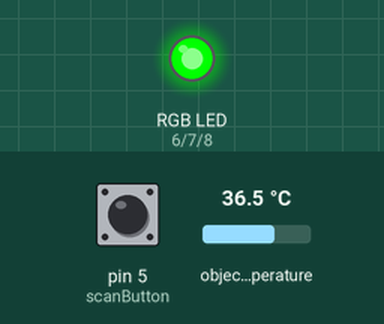
Bench run of a sketch on a simulated Arduino Uno, built with avr-gcc and run on an emulated ATmega328P. Parts: an RGB LED mixed from three pins (HIGH = lit). Wiring (inferred from the names in the program): MLX90614 thermometer at I2C address 0x5A. The inputs (shaded band) are chosen by the test bench; at power-on: pin 5 (scanButton) LOW, object temperature 36.5 °C. Random numbers use the default seed unless the sketch sets one; pins used as bus, display or sensor lines are not drawn; what the sketch prints to the serial monitor is not drawn.

Above: at 1.2 s.
1.3 s: pin 5 (scanButton) pulled HIGH for 3.2 s
At 1.8 s:
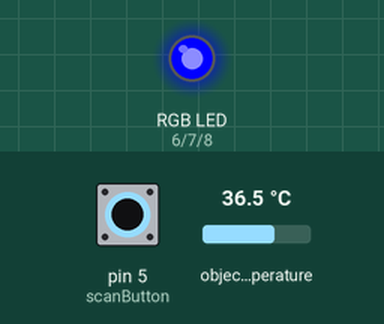
13.3 s: pin 5 (scanButton) pulled HIGH for 0.15 s
At 16.0 s:
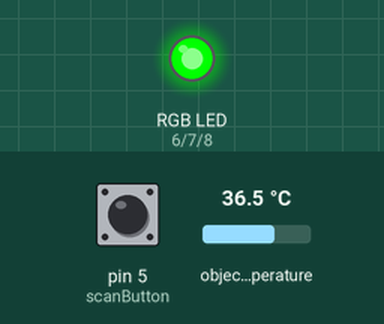
Timing chart, 0 to 17.3 s (numbered marks = the images above; inputs shaded):
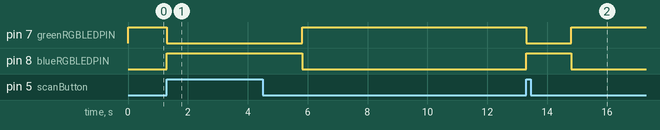

The sketch:

HSUFirmware.ino
```cpp
#include <EEPROM.h>
#include <i2cmaster.h>
#include <SoftwareSerial.h>

SoftwareSerial btConnection = SoftwareSerial(3, 4);
boolean bUseLocalSerial = false;
int scanButton = 5;
int btPowerPIN = 13;
int redRGBLEDPIN = 6;
int greenRGBLEDPIN = 7;
int blueRGBLEDPIN = 8;

void setup()
{
  Serial.begin(38400);

  if (EEPROM.read(0) == 1)
  {
    bUseLocalSerial = false;
  }
  else if (EEPROM.read(0) == 0)
  {
    bUseLocalSerial = true;
  }

  pinMode(btPowerPIN, OUTPUT);
  pinMode(scanButton, INPUT);

  if (bUseLocalSerial)
  {
    Serial.println("RDY BT OFF");
    analogWrite(btPowerPIN, 0);
  }
  else
  {
    Serial.println("RDY BT ON");
    analogWrite(btPowerPIN, 255);
    btConnection.begin(38400);
    btConnection.println("RDY BT ON");
  }

  i2c_init(); //Initialise the i2c bus for temp readings
  PORTC = (1 << PORTC4) | (1 << PORTC5);//enable pullups

  setRGBColor(0, 255, 0);
}

void loop()
{
  byte bCommand;

  if (digitalRead(scanButton))
  {
    if (bUseLocalSerial)
    {
      Serial.println("SCN");
      getSensorData();
    }
    else
    {
      btConnection.println("SCN");
      getSensorData();
    }
  }

  if (btConnection.available())
  {
    bCommand = btConnection.read();

    switch (bCommand)
    {
      case 0xA1:
        //Ident Command
        btConnection.println("Medical TriCorder HSU v1.0");
        break;
      case 0xA2:
        //Change PIN Command
        break;
      default:
        break;
    }
  }
}

void getSensorData()
{
  setRGBColor(0, 0, 255);
  delay(1500);
  char buffer[10];
  //THIS IS SIMULATED
  int iBPM = random(72, 85);
  //THIS IS SIMULATED
  int SpO2 = random(90, 100);
  String Temp;
  String sReturn;

  Temp = dtostrf(getTemp(false), 5, 2, buffer);

  sReturn = "ACK," + (String)iBPM + "," + (String)SpO2 + "," + Temp;

  if (bUseLocalSerial)
  {
    Serial.println(sReturn);
  }
  else
  {
    btConnection.println(sReturn);
  }

  setRGBColor(0, 255, 0);
}

float getTemp(boolean bReturnCelcius)
{
    int dev = 0x5A<<1;
    int data_low = 0;
    int data_high = 0;
    int pec = 0;

    i2c_start_wait(dev+I2C_WRITE);
    i2c_write(0x07);

    // read
    i2c_rep_start(dev+I2C_READ);
    data_low = i2c_readAck(); //Read 1 byte and then send ack
    data_high = i2c_readAck(); //Read 1 byte and then send ack
    pec = i2c_readNak();
    i2c_stop();

    //This converts high and low bytes together and processes temperature, MSB is a error bit and is ignored for temps
    double tempFactor = 0.02; // 0.02 degrees per LSB (measurement resolution of the MLX90614)
    double tempData = 0x0000; // zero out the data
    int frac; // data past the decimal point

    // This masks off the error bit of the high byte, then moves it left 8 bits and adds the low byte.
    tempData = (double)(((data_high & 0x007F) << 8) + data_low);
    tempData = (tempData * tempFactor)-0.01;

    float celcius = tempData - 273.15;
    float fahrenheit = (celcius*1.8) + 32;

    if (bReturnCelcius)
    {
      return celcius;
    }
    else
    {
      return fahrenheit;
    }
}

void setRGBColor(int iRed, int iGreen, int iBlue)
{
  analogWrite(redRGBLEDPIN, iRed);
  analogWrite(greenRGBLEDPIN, iGreen);
  analogWrite(blueRGBLEDPIN, iBlue);
}

void serialEvent()
{
  byte bCommand;

  if (Serial.available())
  {
    bCommand = Serial.read();

    switch (bCommand)
    {
      case 0xF0:
        //Return BT Status
        if (bUseLocalSerial)
        {
          Serial.println("BT OFF");
        }
        else
        {
          Serial.println("BT ON");
        }
        break;
      case 0xF1:
        //Turn BT On
        bUseLocalSerial = false;
        EEPROM.write(0, 1);
        analogWrite(btPowerPIN, 255);
        Serial.println("OK BT ON");
        btConnection.begin(38400);
        break;
      case 0xF2:
        //Turn BT Off
        bUseLocalSerial = true;
        EEPROM.write(0, 0);
        analogWrite(btPowerPIN, 0);
        Serial.println("OK BT OFF");
        btConnection.end();
        break;
      case 0xA1:
        //Ident Command
        Serial.println("Medical TriCorder HSU v1.0");
        break;
      case 0xA2:
        //Change PIN Command
        break;
      default:
        break;
    }
  }
}
```

twimaster.cpp
```cpp
/*************************************************************************
* Title:    I2C master library using hardware TWI interface
* Author:   Peter Fleury <pfleury@gmx.ch>  http://jump.to/fleury
* File:     $Id: twimaster.c,v 1.3 2005/07/02 11:14:21 Peter Exp $
* Software: AVR-GCC 3.4.3 / avr-libc 1.2.3
* Target:   any AVR device with hardware TWI
* Usage:    API compatible with I2C Software Library i2cmaster.h
**************************************************************************/
#include <inttypes.h>
#include <compat/twi.h>

#include <i2cmaster.h>


/* define CPU frequency in Mhz here if not defined in Makefile */
#ifndef F_CPU
#define F_CPU 16000000UL
#endif

/* I2C clock in Hz */
#define SCL_CLOCK 50000L


/*************************************************************************
 Initialization of the I2C bus interface. Need to be called only once
*************************************************************************/
void i2c_init(void)
{
  /* initialize TWI clock: 100 kHz clock, TWPS = 0 => prescaler = 1 */

  TWSR = 0;                         /* no prescaler */
  TWBR = ((F_CPU/SCL_CLOCK)-16)/2;  /* must be > 10 for stable operation */

}/* i2c_init */


/*************************************************************************
  Issues a start condition and sends address and transfer direction.
  return 0 = device accessible, 1= failed to access device
*************************************************************************/
unsigned char i2c_start(unsigned char address)
{
    uint8_t   twst;

	// send START condition
	TWCR = (1<<TWINT) | (1<<TWSTA) | (1<<TWEN);

	// wait until transmission completed
	while(!(TWCR & (1<<TWINT)));

	// check value of TWI Status Register. Mask prescaler bits.
	twst = TW_STATUS & 0xF8;
	if ( (twst != TW_START) && (twst != TW_REP_START)) return 1;

	// send device address
	TWDR = address;
	TWCR = (1<<TWINT) | (1<<TWEN);

	// wail until transmission completed and ACK/NACK has been received
	while(!(TWCR & (1<<TWINT)));

	// check value of TWI Status Register. Mask prescaler bits.
	twst = TW_STATUS & 0xF8;
	if ( (twst != TW_MT_SLA_ACK) && (twst != TW_MR_SLA_ACK) ) return 1;

	return 0;

}/* i2c_start */


/*************************************************************************
 Issues a start condition and sends address and transfer direction.
 If device is busy, use ack polling to wait until device is ready

 Input:   address and transfer direction of I2C device
*************************************************************************/
void i2c_start_wait(unsigned char address)
{
    uint8_t   twst;


    while ( 1 )
    {
	    // send START condition
	    TWCR = (1<<TWINT) | (1<<TWSTA) | (1<<TWEN);

    	// wait until transmission completed
    	while(!(TWCR & (1<<TWINT)));

    	// check value of TWI Status Register. Mask prescaler bits.
    	twst = TW_STATUS & 0xF8;
    	if ( (twst != TW_START) && (twst != TW_REP_START)) continue;

    	// send device address
    	TWDR = address;
    	TWCR = (1<<TWINT) | (1<<TWEN);

    	// wail until transmission completed
    	while(!(TWCR & (1<<TWINT)));

    	// check value of TWI Status Register. Mask prescaler bits.
    	twst = TW_STATUS & 0xF8;
    	if ( (twst == TW_MT_SLA_NACK )||(twst ==TW_MR_DATA_NACK) )
    	{
    	    /* device busy, send stop condition to terminate write operation */
	        TWCR = (1<<TWINT) | (1<<TWEN) | (1<<TWSTO);

	        // wait until stop condition is executed and bus released
	        while(TWCR & (1<<TWSTO));

    	    continue;
    	}
    	//if( twst != TW_MT_SLA_ACK) return 1;
    	break;
     }

}/* i2c_start_wait */


/*************************************************************************
 Issues a repeated start condition and sends address and transfer direction

 Input:   address and transfer direction of I2C device

 Return:  0 device accessible
          1 failed to access device
*************************************************************************/
unsigned char i2c_rep_start(unsigned char address)
{
    return i2c_start( address );

}/* i2c_rep_start */


/*************************************************************************
 Terminates the data transfer and releases the I2C bus
*************************************************************************/
void i2c_stop(void)
{
    /* send stop condition */
	TWCR = (1<<TWINT) | (1<<TWEN) | (1<<TWSTO);

	// wait until stop condition is executed and bus released
	while(TWCR & (1<<TWSTO));

}/* i2c_stop */


/*************************************************************************
  Send one byte to I2C device

  Input:    byte to be transfered
  Return:   0 write successful
            1 write failed
*************************************************************************/
unsigned char i2c_write( unsigned char data )
{
    uint8_t   twst;

	// send data to the previously addressed device
	TWDR = data;
	TWCR = (1<<TWINT) | (1<<TWEN);

	// wait until transmission completed
	while(!(TWCR & (1<<TWINT)));

	// check value of TWI Status Register. Mask prescaler bits
	twst = TW_STATUS & 0xF8;
	if( twst != TW_MT_DATA_ACK) return 1;
	return 0;

}/* i2c_write */


/*************************************************************************
 Read one byte from the I2C device, request more data from device

 Return:  byte read from I2C device
*************************************************************************/
unsigned char i2c_readAck(void)
{
	TWCR = (1<<TWINT) | (1<<TWEN) | (1<<TWEA);
	while(!(TWCR & (1<<TWINT)));

    return TWDR;

}/* i2c_readAck */


/*************************************************************************
 Read one byte from the I2C device, read is followed by a stop condition

 Return:  byte read from I2C device
*************************************************************************/
unsigned char i2c_readNak(void)
{
	TWCR = (1<<TWINT) | (1<<TWEN);
	while(!(TWCR & (1<<TWINT)));

    return TWDR;

}/* i2c_readNak */
```

Measured:
- after the input at 1.3 s, pin 7 (greenRGBLEDPIN): HIGH → LOW at once, → HIGH 4.5 s later; pin 8 (blueRGBLEDPIN): LOW → HIGH at once, → LOW 4.5 s later
- after the input at 13.3 s, pin 7 (greenRGBLEDPIN): HIGH → LOW at once, → HIGH 1.5 s later; pin 8 (blueRGBLEDPIN): LOW → HIGH at once, → LOW 1.5 s later
